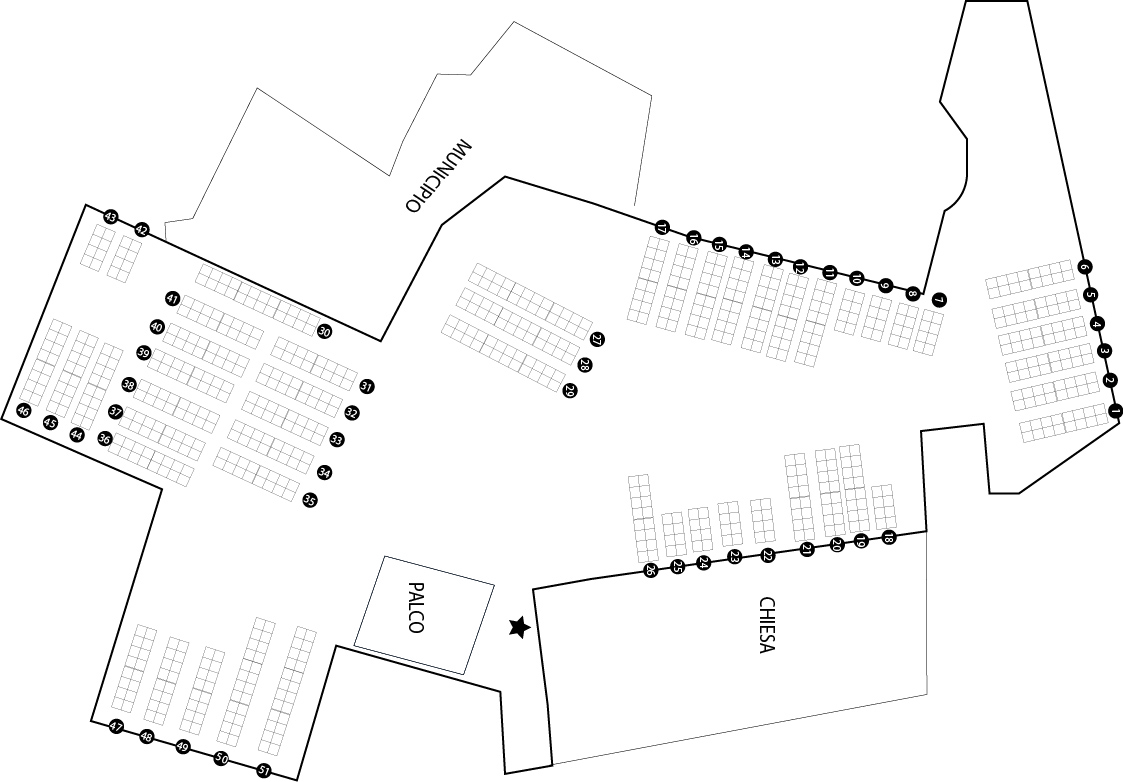
#> input picture backend/uploads/map.jpg, 1123 x 782 px, found by its file name
$ python analyze.py
#> lines starting #> are read from the running program, lines starting #| are printed output that depends on the picture; after the words box and inside, x2 and y2 are one past the last pixel; in counts of white or black regions, pixels touching at a corner belong together
import cv2
import numpy as np

img = cv2.imread('C:/Users/maico/Desktop/Assegnazione_tavoli_2/Web app/backend/uploads/map.jpg')
#> img is the input picture: shape (782, 1123, 3); mean B, G, R 248.4, 248.4, 248.4
gray = cv2.cvtColor(img, cv2.COLOR_BGR2GRAY)
binary = cv2.adaptiveThreshold(
    gray, 255, cv2.ADAPTIVE_THRESH_GAUSSIAN_C,
    cv2.THRESH_BINARY_INV, 15, 5
)
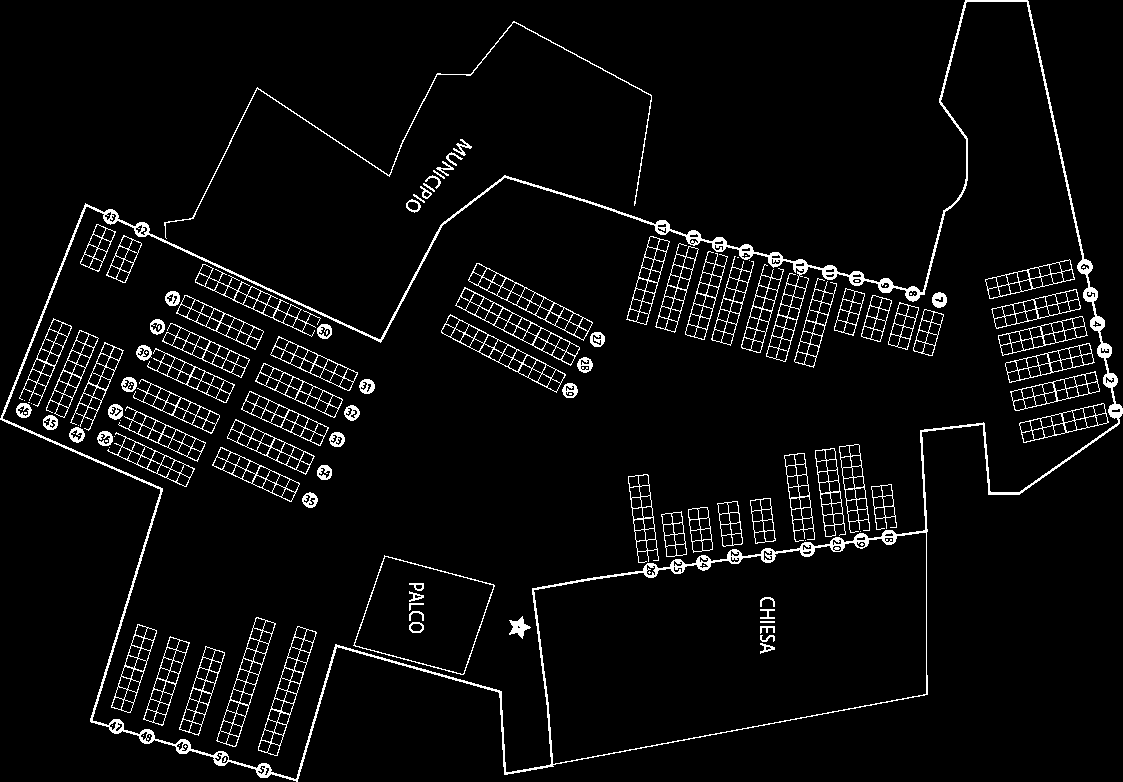
#> binary: shape (782, 1123); 4.8% white in thin lines or dots
kernel = cv2.getStructuringElement(cv2.MORPH_RECT, (2, 2))
binary = cv2.morphologyEx(binary, cv2.MORPH_CLOSE, kernel)
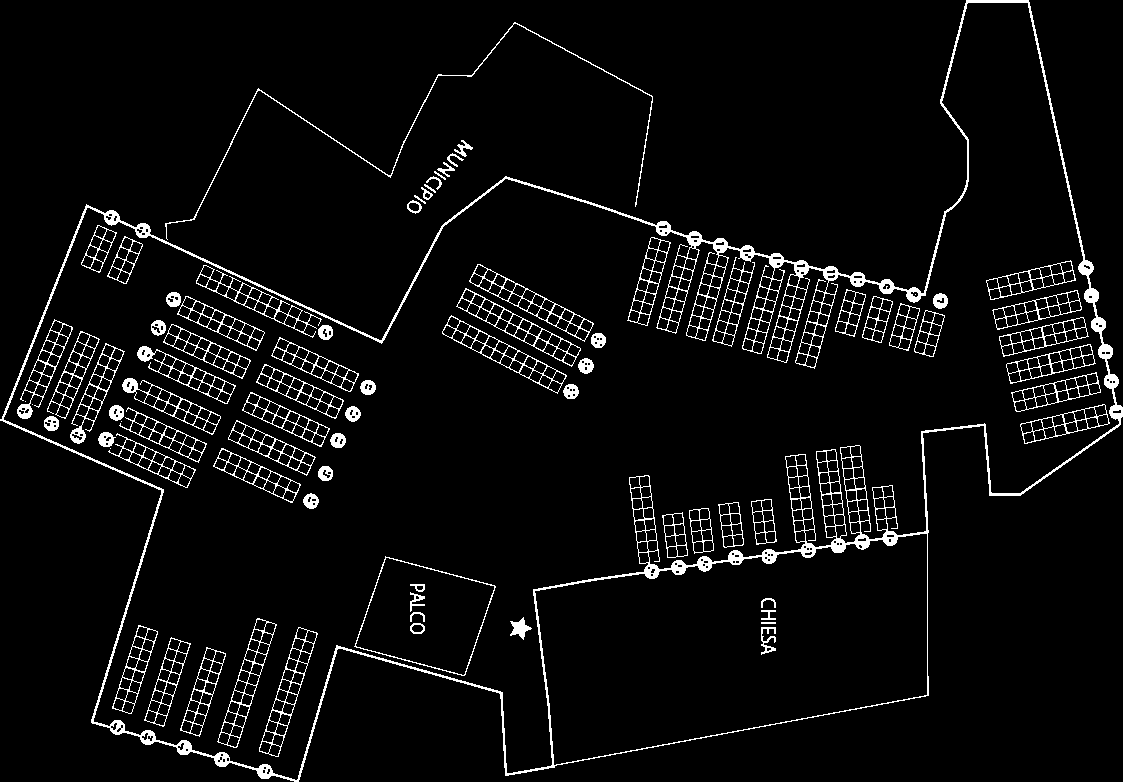
#> binary: shape (782, 1123); 5% white in thin lines or dots

contours, hierarchy = cv2.findContours(binary, cv2.RETR_CCOMP, cv2.CHAIN_APPROX_SIMPLE)
#> contours = 974 contours, 124 with area under 20; largest, box (x1, y1, x2, y2) and area: (0, 0, 1123, 782) 462366, (3, 2, 1120, 781) 371700, (534, 533, 928, 766) 64620, (354, 556, 496, 676) 10808, (355, 557, 495, 676) 10644

tables = {}

for i, cnt in enumerate(contours):
    area = cv2.contourArea(cnt)
    parent_idx = hierarchy[0][i][3]

    if parent_idx == -1:
        if area > 3000 and area < img.shape[0]*img.shape[1]*0.4:
            tables[i] = {"contour": cnt, "seats": []}
#> this loop made 974 passes
#> (area, parent_idx) on passes 1 to 3: (1732, -1), (101.5, 0), (98, 0)
#> after the loop, tables = 1 item

for i, cnt in enumerate(contours):
    area = cv2.contourArea(cnt)
    parent_idx = hierarchy[0][i][3]

    if parent_idx != -1 and parent_idx in tables:
        if area > 100:
            tables[parent_idx]["seats"].append(cnt)

print(f"Total tables: {len(tables)}")
#| Total tables: 1
total_seats = sum(len(t["seats"]) for t in tables.values())
#> total_seats = 1
print(f"Total seats precisely assigned to tables: {total_seats}")
#| Total seats precisely assigned to tables: 1

# Print distribution
import collections
seat_counts = collections.Counter([len(t["seats"]) for t in tables.values()])
#> seat_counts = {1: 1}
print(f"Seat counts per table: {dict(seat_counts)}")
#| Seat counts per table: {1: 1}
